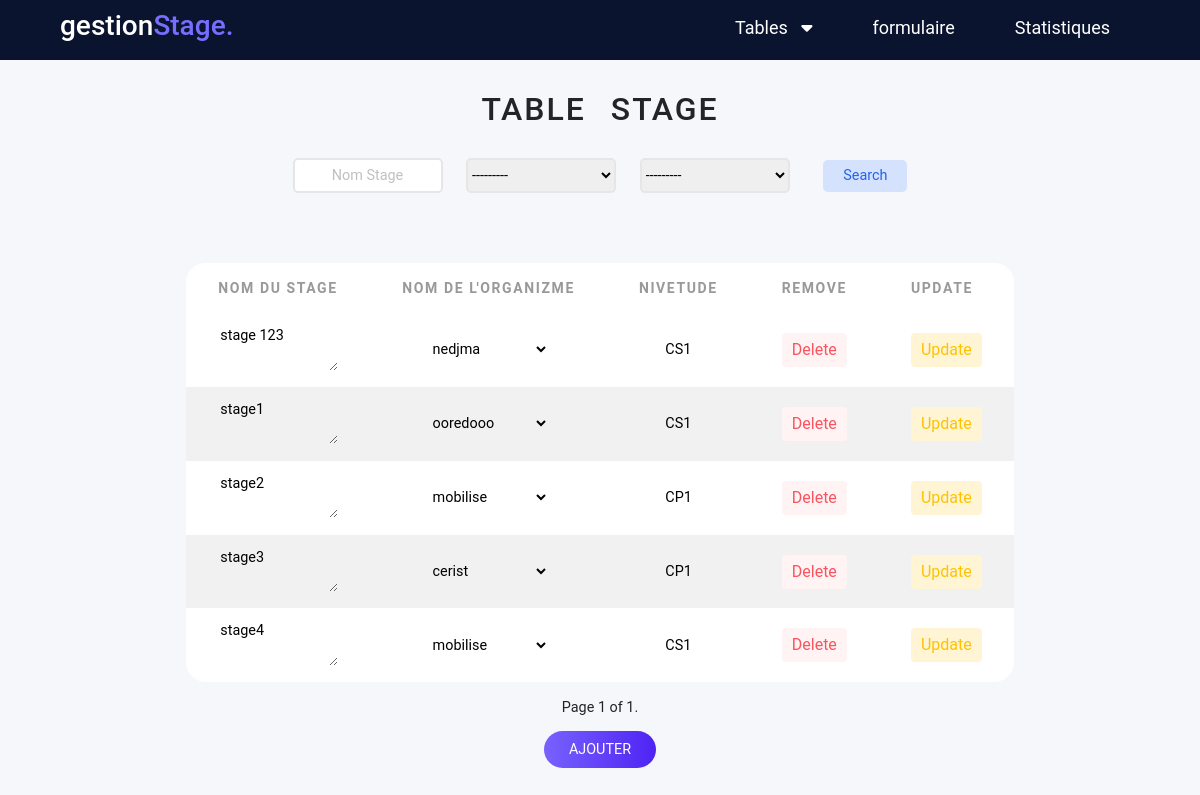
/stage/, run on an earlier commit of the app's database.
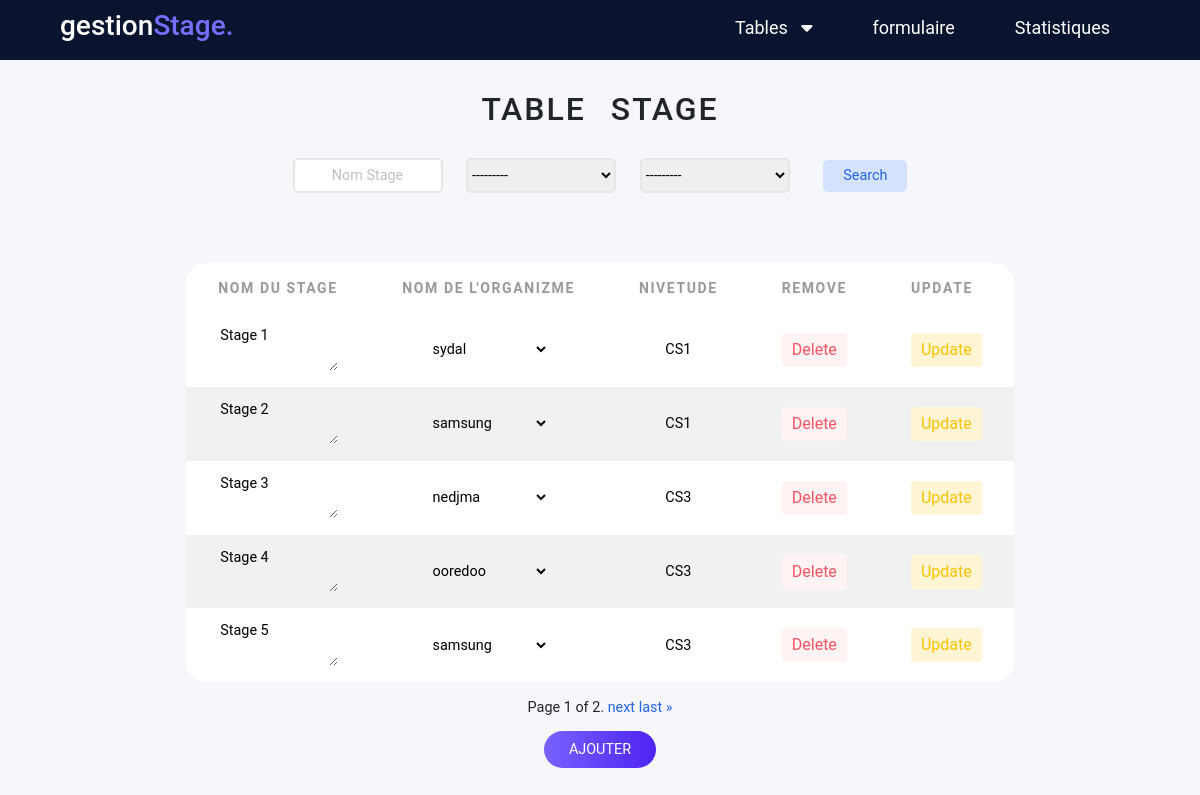
And on a later commit of the database.
### AppGestion/models.py (models this page shows, shortened)
class Stage (models.Model):
    NomStage = models.CharField(max_length=40)
    NivEtude= models.IntegerField(choices=NIV_ETUDE_STAGE)
    Organisme = models.ForeignKey("Organisme",on_delete=models.CASCADE)
    class Meta:
        ordering = ['NomStage']

class Organisme (models.Model):
    NomOrganisme= models.CharField(max_length=40,primary_key=True)
    typeOr=models.CharField(choices=TYPE_ORGANISME , max_length=30)
    def __str__(self):
        return self.NomOrganisme

### AppGestion/views.py (the view)
# urls.py: path('stage/',views.stage,name='stage'),
def stage(request):
    stages=Stage.objects.all()
    organismes=Organisme.objects.all()
    sta= StageFilter(request.GET, queryset=stages)
    stages=sta.qs
    paginator3= Paginator(stages,5)
    page_number=request.GET.get('page')
    stages=paginator3.get_page(page_number)
    if request.method=="POST":
        formStage     =StageForm(data=request.POST)
        if formStage.is_valid():
            formStage.save()
            return redirect("stage")
    else:
        formStage=StageForm
    return render(request,'stage.html',{'stage':stages,'organismes':organismes,'sta':sta,'formStage':formStage})

### AppGestion/templates/stage.html (shortened to what this page needs)
<!DOCTYPE html>
<html lang="en">
<head>
    <link href="https://cdn.jsdelivr.net/npm/bootstrap@5.1.3/dist/css/bootstrap.min.css" rel="stylesheet"
>
    <link rel="stylesheet" href="https://cdnjs.cloudflare.com/ajax/libs/font-awesome/6.0.0-beta3/css/all.min.css" />
    <link rel="stylesheet" href="/static/style.css">
</head>
<body>
  <div class="menu_bar">
    <h1 class="logo">gestion<span>Stage.</span></h1>
    <ul >
      <li ><a  href="" style="padding-left: 55px;">Tables &nbsp; <i class="fas fa-caret-down"></i></a>
      </li>
      <li ><a  href="{% url 'formulaireStage'%}">formulaire</a></li>
      <li><a href="{% url 'Statistiques'%}">Statistiques</a> </li>
    </ul>
  </div>
     <div class="contenue">
      <h2> table stage </h2>
      <form action="" methode="get">
        {{sta.form}}
        <button class="button" type="submit"> Search </button>
      </form>
      <table >
        <thead>
        <tr>
          <th>Nom du Stage </th>
          <th>Nom de l'Organizme </th>
          <th>NivEtude</th>
          <th>Remove</th>
          <th>Update </th>
        </tr>
      </thead>
        {% for p in stage %}
          <tr>
            <form method ="POST" action="/Update_Stage/{{p.id}}/">
            <td><textarea class="table_input" name="NomStage" >{{p.NomStage}}</textarea></td>
            <td> <select class="table_input" name="Organisme" required id="id_Organisme">
              <option  value="{{p.Organisme.NomOrganisme}}" selected>{{p.Organisme.NomOrganisme}}</option>
            </select></td>
            <td><input class="table_input" style="width:30px;"type= "text" name="NivEtude" value={{p.get_NivEtude_display}}></td>
            <td> <a href="{% url 'delete_stage' p.id %}"  class="btn delete"> Delete </a> </td>
            <td> <input type="submit" value="Update" class="btn update"> </td>
            </form>
           </tr>
       {% endfor %}
      </table>
      <div class="pagination">
        <span class="step-links">
            <span class="current">
                Page {{ stage.number }} of {{ stage.paginator.num_pages }}.
            </span>
            {% if stage.has_next %}
                <a href="?page={{ stage.next_page_number }}" class="control">next</a>
                <a href="?page={{ stage.paginator.num_pages }}" class="control">last &raquo;</a>
            {% endif %}
        </span>
    </div>
    <div class="wrapper s">
        <a href="#ajout-Stage">Ajouter</a>
      </div>
 </div>
</body>
</html>

### AppGestion/static/style.css (style rules this page uses)
body { font-size: 0.9rem; font-family: 'Roboto', sans-serif; background-color: #f6f7fb; }
.wrapper { margin-top: 20px; }
.wrapper a { background: rgb(119,98,254); background: linear-gradient(90deg, rgba(119,98,254,1) 0%, rgba(79,35,243,1) 100%); text-decoration: none; padding: 10px 25px; border-radius: 50px; text-transform: uppercase; color:#fff; }
.button { background-color: #d4e2fd; color: #2463ec; padding: 5px 20px; border: none; border-radius:5px; margin-left: 10px; }
h2 { margin-top: 90px; margin-bottom: 30px; word-spacing: 15px; letter-spacing: 2px; text-transform: uppercase; }
table { margin-top: 50px; margin-bottom: 15px; border-collapse: collapse; border-radius: 20px; background-color: white; text-align: left; overflow: hidden; }
tr:nth-child(even) { background-color: #f1f1f1; }
thead { height: 50px; background-color: #fff; color: #000; }
th { font-size: 14px; padding: 5px 2rem ; text-transform: uppercase; letter-spacing: 0.1rem; font-weight:bold; color: #999; }
td { padding: 10px 2rem; text-align: center; }
.btn { padding: 5px 10px; border: none; text-decoration: none; }
.btn.update { background-color:#fff5d5 ; color: #fec200; }
.btn.delete { background-color: #fff3f4; color: #fb5360; }
.contenue { display: flex; justify-content: center; align-items: center; flex-direction: column; }
.menu_bar { margin: 0; height:60px; width: 100%; display: flex; align-items: center; justify-content: space-between; padding: 0 5%; background-color:#0a142f; position: fixed; top :0; }
.logo { color: rgb(255, 255, 255) ; font-size: 28px; }
.logo span { color: #796dff; }
.menu_bar ul { list-style: none; display: flex; padding-top: 10px; }
.menu_bar ul li { padding: 10px 30px; }
.menu_bar ul li a { color: white; text-decoration: none; font-size: 18px; transition: all 0.3s; }
.table_input { border: none; background:none; width: 120px; }
.control { text-decoration: none; color: #2463ec; }
.input_filter { border: #e6e6e6 2px solid; margin-bottom: 20px; width: 150px; height: 35px; border-radius: 5px ; margin-right:20px; outline: none; }

What changed in the data, as far as the page shows it:
removed Stage: NomStage "stage 123", Organisme "nedjma", NivEtude "CS1"
removed Stage: NomStage "stage1", Organisme "ooredooo", NivEtude "CS1"
removed Stage: NomStage "stage2", Organisme "mobilise", NivEtude "CP1"
removed Stage: NomStage "stage3", Organisme "cerist", NivEtude "CP1"
removed Stage: NomStage "stage4", Organisme "mobilise", NivEtude "CS1"
added Stage: NomStage "Stage 1", Organisme "sydal", NivEtude "CS1"
added Stage: NomStage "Stage 2", Organisme "samsung", NivEtude "CS1"
added Stage: NomStage "Stage 3", Organisme "nedjma", NivEtude "CS3"
added Stage: NomStage "Stage 4", Organisme "ooredoo", NivEtude "CS3"
added Stage: NomStage "Stage 5", Organisme "samsung", NivEtude "CS3"
Also different on the page:
{{ stage.paginator.num_pages }}: "1" → "2"
text now shown: "next last »"
